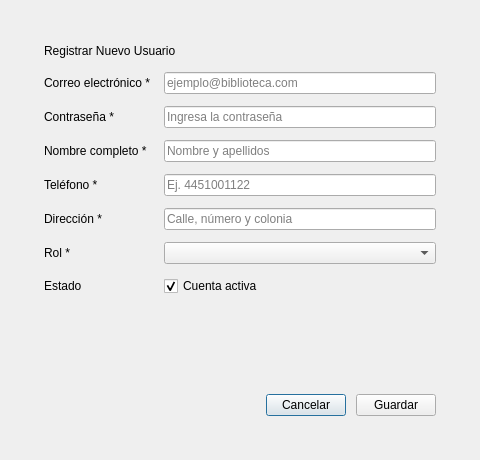
<?xml version="1.0" encoding="UTF-8"?>
<ui version="4.0">
 <class>DialogoUsuario</class>
 <widget class="QDialog" name="DialogoUsuario">
  <property name="geometry">
   <rect>
    <x>0</x>
    <y>0</y>
    <width>480</width>
    <height>460</height>
   </rect>
  </property>
  <property name="windowTitle">
   <string>Formulario de Usuario</string>
  </property>
  <property name="modal">
   <bool>true</bool>
  </property>
  <layout class="QVBoxLayout" name="verticalLayoutDialogo">
   <property name="leftMargin">
    <number>20</number>
   </property>
   <property name="topMargin">
    <number>20</number>
   </property>
   <property name="rightMargin">
    <number>20</number>
   </property>
   <property name="bottomMargin">
    <number>20</number>
   </property>
   <item>
    <widget class="QFrame" name="tarjetaFormulario">
     <layout class="QVBoxLayout" name="verticalLayoutTarjeta">
      <property name="spacing">
       <number>14</number>
      </property>
      <property name="leftMargin">
       <number>24</number>
      </property>
      <property name="topMargin">
       <number>24</number>
      </property>
      <property name="rightMargin">
       <number>24</number>
      </property>
      <property name="bottomMargin">
       <number>24</number>
      </property>
      <item>
       <widget class="QLabel" name="lblTituloFormulario">
        <property name="text">
         <string>Registrar Nuevo Usuario</string>
        </property>
       </widget>
      </item>
      <item>
       <layout class="QFormLayout" name="formLayoutUsuario">
        <property name="horizontalSpacing">
         <number>14</number>
        </property>
        <property name="verticalSpacing">
         <number>12</number>
        </property>
        <item row="0" column="0">
         <widget class="QLabel" name="lblCorreo">
          <property name="text">
           <string>Correo electrónico *</string>
          </property>
         </widget>
        </item>
        <item row="0" column="1">
         <widget class="QLineEdit" name="txtCorreoUsuario">
          <property name="placeholderText">
           <string>ejemplo@biblioteca.com</string>
          </property>
         </widget>
        </item>
        <item row="1" column="0">
         <widget class="QLabel" name="lblContrasenia">
          <property name="text">
           <string>Contraseña *</string>
          </property>
         </widget>
        </item>
        <item row="1" column="1">
         <widget class="QLineEdit" name="txtContraseniaUsuario">
          <property name="echoMode">
           <enum>QLineEdit::EchoMode::Password</enum>
          </property>
          <property name="placeholderText">
           <string>Ingresa la contraseña</string>
          </property>
         </widget>
        </item>
        <item row="2" column="0">
         <widget class="QLabel" name="lblNombre">
          <property name="text">
           <string>Nombre completo *</string>
          </property>
         </widget>
        </item>
        <item row="2" column="1">
         <widget class="QLineEdit" name="txtNombreUsuario">
          <property name="placeholderText">
           <string>Nombre y apellidos</string>
          </property>
         </widget>
        </item>
        <item row="3" column="0">
         <widget class="QLabel" name="lblTelefono">
          <property name="text">
           <string>Teléfono *</string>
          </property>
         </widget>
        </item>
        <item row="3" column="1">
         <widget class="QLineEdit" name="txtTelefonoUsuario">
          <property name="placeholderText">
           <string>Ej. 4451001122</string>
          </property>
         </widget>
        </item>
        <item row="4" column="0">
         <widget class="QLabel" name="lblDireccion">
          <property name="text">
           <string>Dirección *</string>
          </property>
         </widget>
        </item>
        <item row="4" column="1">
         <widget class="QLineEdit" name="txtDireccionUsuario">
          <property name="placeholderText">
           <string>Calle, número y colonia</string>
          </property>
         </widget>
        </item>
        <item row="5" column="0">
         <widget class="QLabel" name="lblRol">
          <property name="text">
           <string>Rol *</string>
          </property>
         </widget>
        </item>
        <item row="5" column="1">
         <widget class="QComboBox" name="cmbRolUsuario"/>
        </item>
        <item row="6" column="0">
         <widget class="QLabel" name="lblEstado">
          <property name="text">
           <string>Estado</string>
          </property>
         </widget>
        </item>
        <item row="6" column="1">
         <widget class="QCheckBox" name="chkActivoUsuario">
          <property name="text">
           <string>Cuenta activa</string>
          </property>
          <property name="checked">
           <bool>true</bool>
          </property>
         </widget>
        </item>
       </layout>
      </item>
      <item>
       <spacer name="verticalSpacerFormulario">
        <property name="orientation">
         <enum>Qt::Orientation::Vertical</enum>
        </property>
        <property name="sizeHint" stdset="0">
         <size>
          <width>20</width>
          <height>10</height>
         </size>
        </property>
       </spacer>
      </item>
      <item>
       <layout class="QHBoxLayout" name="horizontalLayoutBotones">
        <property name="spacing">
         <number>10</number>
        </property>
        <item>
         <spacer name="horizontalSpacerBotones">
          <property name="orientation">
           <enum>Qt::Orientation::Horizontal</enum>
          </property>
          <property name="sizeHint" stdset="0">
           <size>
            <width>40</width>
            <height>20</height>
           </size>
          </property>
         </spacer>
        </item>
        <item>
         <widget class="QPushButton" name="btnCancelar">
          <property name="cursor">
           <cursorShape>PointingHandCursor</cursorShape>
          </property>
          <property name="text">
           <string>Cancelar</string>
          </property>
         </widget>
        </item>
        <item>
         <widget class="QPushButton" name="btnGuardar">
          <property name="cursor">
           <cursorShape>PointingHandCursor</cursorShape>
          </property>
          <property name="text">
           <string>Guardar</string>
          </property>
         </widget>
        </item>
       </layout>
      </item>
     </layout>
    </widget>
   </item>
  </layout>
 </widget>
 <resources/>
 <connections/>
</ui>
